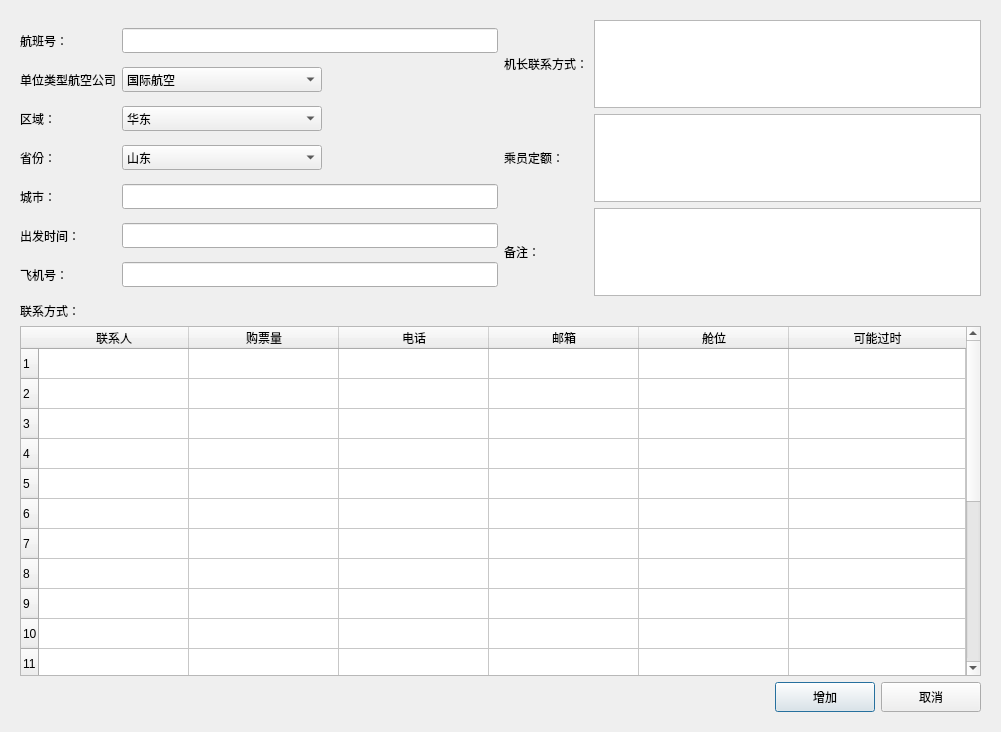
<?xml version="1.0" encoding="UTF-8"?>
<ui version="4.0">
 <class>DlgItem</class>
 <widget class="QDialog" name="DlgItem">
  <property name="geometry">
   <rect>
    <x>0</x>
    <y>0</y>
    <width>1001</width>
    <height>732</height>
   </rect>
  </property>
  <property name="windowTitle">
   <string>编辑航班信息</string>
  </property>
  <layout class="QVBoxLayout" name="verticalLayout">
   <property name="spacing">
    <number>6</number>
   </property>
   <property name="leftMargin">
    <number>20</number>
   </property>
   <property name="topMargin">
    <number>20</number>
   </property>
   <property name="rightMargin">
    <number>20</number>
   </property>
   <property name="bottomMargin">
    <number>20</number>
   </property>
   <item>
    <layout class="QHBoxLayout" name="horizontalLayout_2">
     <item>
      <layout class="QGridLayout" name="gridLayout_2">
       <item row="0" column="0">
        <widget class="QLabel" name="label_6">
         <property name="text">
          <string>航班号：</string>
         </property>
        </widget>
       </item>
       <item row="0" column="1">
        <widget class="QLineEdit" name="edit1">
         <property name="minimumSize">
          <size>
           <width>0</width>
           <height>25</height>
          </size>
         </property>
         <property name="maximumSize">
          <size>
           <width>400</width>
           <height>16777215</height>
          </size>
         </property>
        </widget>
       </item>
       <item row="1" column="0">
        <widget class="QLabel" name="label_7">
         <property name="text">
          <string>单位类型航空公司</string>
         </property>
        </widget>
       </item>
       <item row="1" column="1">
        <widget class="QComboBox" name="combo1">
         <property name="minimumSize">
          <size>
           <width>0</width>
           <height>25</height>
          </size>
         </property>
         <property name="maximumSize">
          <size>
           <width>200</width>
           <height>16777215</height>
          </size>
         </property>
         <item>
          <property name="text">
           <string>国际航空</string>
          </property>
         </item>
         <item>
          <property name="text">
           <string>南方航空</string>
          </property>
         </item>
         <item>
          <property name="text">
           <string>海南航空</string>
          </property>
         </item>
         <item>
          <property name="text">
           <string>长沙航空</string>
          </property>
         </item>
         <item>
          <property name="text">
           <string>深圳航空</string>
          </property>
         </item>
         <item>
          <property name="text">
           <string>东方航空</string>
          </property>
         </item>
         <item>
          <property name="text">
           <string>厦门航空</string>
          </property>
         </item>
         <item>
          <property name="text">
           <string>四川航空</string>
          </property>
         </item>
        </widget>
       </item>
       <item row="2" column="0">
        <widget class="QLabel" name="label">
         <property name="text">
          <string>区域：</string>
         </property>
        </widget>
       </item>
       <item row="2" column="1">
        <widget class="QComboBox" name="combo2">
         <property name="minimumSize">
          <size>
           <width>0</width>
           <height>25</height>
          </size>
         </property>
         <property name="maximumSize">
          <size>
           <width>200</width>
           <height>16777215</height>
          </size>
         </property>
         <item>
          <property name="text">
           <string>华东</string>
          </property>
         </item>
         <item>
          <property name="text">
           <string>华南</string>
          </property>
         </item>
         <item>
          <property name="text">
           <string>华中</string>
          </property>
         </item>
         <item>
          <property name="text">
           <string>华北</string>
          </property>
         </item>
         <item>
          <property name="text">
           <string>其他</string>
          </property>
         </item>
         <item>
          <property name="text">
           <string>外</string>
          </property>
         </item>
        </widget>
       </item>
       <item row="3" column="0">
        <widget class="QLabel" name="label_2">
         <property name="text">
          <string>省份：</string>
         </property>
        </widget>
       </item>
       <item row="3" column="1">
        <widget class="QComboBox" name="combo3">
         <property name="minimumSize">
          <size>
           <width>0</width>
           <height>25</height>
          </size>
         </property>
         <property name="maximumSize">
          <size>
           <width>200</width>
           <height>16777215</height>
          </size>
         </property>
         <item>
          <property name="text">
           <string>山东</string>
          </property>
         </item>
         <item>
          <property name="text">
           <string>浙江</string>
          </property>
         </item>
         <item>
          <property name="text">
           <string>江苏</string>
          </property>
         </item>
         <item>
          <property name="text">
           <string>安徽</string>
          </property>
         </item>
         <item>
          <property name="text">
           <string>上海</string>
          </property>
         </item>
         <item>
          <property name="text">
           <string>福建</string>
          </property>
         </item>
         <item>
          <property name="text">
           <string>湖北</string>
          </property>
         </item>
         <item>
          <property name="text">
           <string>湖南</string>
          </property>
         </item>
         <item>
          <property name="text">
           <string>河南</string>
          </property>
         </item>
         <item>
          <property name="text">
           <string>江西</string>
          </property>
         </item>
         <item>
          <property name="text">
           <string>北京</string>
          </property>
         </item>
         <item>
          <property name="text">
           <string>天津</string>
          </property>
         </item>
         <item>
          <property name="text">
           <string>河北</string>
          </property>
         </item>
         <item>
          <property name="text">
           <string>山西</string>
          </property>
         </item>
         <item>
          <property name="text">
           <string>内蒙</string>
          </property>
         </item>
         <item>
          <property name="text">
           <string>广东</string>
          </property>
         </item>
         <item>
          <property name="text">
           <string>广西</string>
          </property>
         </item>
         <item>
          <property name="text">
           <string>海南</string>
          </property>
         </item>
         <item>
          <property name="text">
           <string>宁夏</string>
          </property>
         </item>
         <item>
          <property name="text">
           <string>新疆</string>
          </property>
         </item>
         <item>
          <property name="text">
           <string>青海</string>
          </property>
         </item>
         <item>
          <property name="text">
           <string>陕西</string>
          </property>
         </item>
         <item>
          <property name="text">
           <string>甘肃</string>
          </property>
         </item>
         <item>
          <property name="text">
           <string>四川</string>
          </property>
         </item>
         <item>
          <property name="text">
           <string>云南</string>
          </property>
         </item>
         <item>
          <property name="text">
           <string>贵州</string>
          </property>
         </item>
         <item>
          <property name="text">
           <string>西藏</string>
          </property>
         </item>
         <item>
          <property name="text">
           <string>重庆</string>
          </property>
         </item>
         <item>
          <property name="text">
           <string>辽宁</string>
          </property>
         </item>
         <item>
          <property name="text">
           <string>吉林</string>
          </property>
         </item>
         <item>
          <property name="text">
           <string>黑龙江</string>
          </property>
         </item>
        </widget>
       </item>
       <item row="4" column="0">
        <widget class="QLabel" name="label_3">
         <property name="text">
          <string>城市：</string>
         </property>
        </widget>
       </item>
       <item row="4" column="1">
        <widget class="QLineEdit" name="edit2">
         <property name="minimumSize">
          <size>
           <width>0</width>
           <height>25</height>
          </size>
         </property>
         <property name="maximumSize">
          <size>
           <width>400</width>
           <height>16777215</height>
          </size>
         </property>
        </widget>
       </item>
       <item row="5" column="0">
        <widget class="QLabel" name="label_4">
         <property name="text">
          <string>出发时间：</string>
         </property>
        </widget>
       </item>
       <item row="5" column="1">
        <widget class="QLineEdit" name="edit3">
         <property name="minimumSize">
          <size>
           <width>0</width>
           <height>25</height>
          </size>
         </property>
         <property name="maximumSize">
          <size>
           <width>400</width>
           <height>16777215</height>
          </size>
         </property>
        </widget>
       </item>
       <item row="6" column="0">
        <widget class="QLabel" name="label_5">
         <property name="text">
          <string>飞机号：</string>
         </property>
        </widget>
       </item>
       <item row="6" column="1">
        <widget class="QLineEdit" name="edit4">
         <property name="minimumSize">
          <size>
           <width>0</width>
           <height>25</height>
          </size>
         </property>
         <property name="maximumSize">
          <size>
           <width>400</width>
           <height>16777215</height>
          </size>
         </property>
        </widget>
       </item>
      </layout>
     </item>
     <item>
      <layout class="QGridLayout" name="gridLayout">
       <item row="0" column="0">
        <widget class="QLabel" name="label_8">
         <property name="text">
          <string>机长联系方式：</string>
         </property>
        </widget>
       </item>
       <item row="0" column="1">
        <widget class="QTextEdit" name="textEdit"/>
       </item>
       <item row="1" column="0">
        <widget class="QLabel" name="label_10">
         <property name="text">
          <string>乘员定额：</string>
         </property>
        </widget>
       </item>
       <item row="1" column="1">
        <widget class="QTextEdit" name="textEdit2"/>
       </item>
       <item row="2" column="0">
        <widget class="QLabel" name="label_11">
         <property name="text">
          <string>备注：</string>
         </property>
        </widget>
       </item>
       <item row="2" column="1">
        <widget class="QTextEdit" name="textEdit3"/>
       </item>
      </layout>
     </item>
    </layout>
   </item>
   <item>
    <widget class="QLabel" name="label_9">
     <property name="text">
      <string>联系方式：</string>
     </property>
    </widget>
   </item>
   <item>
    <widget class="QTableWidget" name="tableWidget">
     <property name="minimumSize">
      <size>
       <width>0</width>
       <height>350</height>
      </size>
     </property>
     <attribute name="horizontalHeaderCascadingSectionResizes">
      <bool>false</bool>
     </attribute>
     <attribute name="horizontalHeaderMinimumSectionSize">
      <number>100</number>
     </attribute>
     <attribute name="horizontalHeaderDefaultSectionSize">
      <number>150</number>
     </attribute>
     <attribute name="horizontalHeaderStretchLastSection">
      <bool>true</bool>
     </attribute>
     <row>
      <property name="text">
       <string>1</string>
      </property>
     </row>
     <row>
      <property name="text">
       <string>2</string>
      </property>
     </row>
     <row>
      <property name="text">
       <string>3</string>
      </property>
     </row>
     <row>
      <property name="text">
       <string>4</string>
      </property>
     </row>
     <row>
      <property name="text">
       <string>5</string>
      </property>
     </row>
     <row>
      <property name="text">
       <string>6</string>
      </property>
     </row>
     <row>
      <property name="text">
       <string>7</string>
      </property>
     </row>
     <row>
      <property name="text">
       <string>8</string>
      </property>
     </row>
     <row>
      <property name="text">
       <string>9</string>
      </property>
     </row>
     <row>
      <property name="text">
       <string>10</string>
      </property>
     </row>
     <row>
      <property name="text">
       <string>11</string>
      </property>
     </row>
     <row>
      <property name="text">
       <string>12</string>
      </property>
     </row>
     <row>
      <property name="text">
       <string>13</string>
      </property>
     </row>
     <row>
      <property name="text">
       <string>14</string>
      </property>
     </row>
     <row>
      <property name="text">
       <string>15</string>
      </property>
     </row>
     <row>
      <property name="text">
       <string>16</string>
      </property>
     </row>
     <row>
      <property name="text">
       <string>17</string>
      </property>
     </row>
     <row>
      <property name="text">
       <string>18</string>
      </property>
     </row>
     <row>
      <property name="text">
       <string>19</string>
      </property>
     </row>
     <row>
      <property name="text">
       <string>20</string>
      </property>
     </row>
     <column>
      <property name="text">
       <string>联系人</string>
      </property>
     </column>
     <column>
      <property name="text">
       <string>购票量</string>
      </property>
     </column>
     <column>
      <property name="text">
       <string>电话</string>
      </property>
     </column>
     <column>
      <property name="text">
       <string>邮箱</string>
      </property>
     </column>
     <column>
      <property name="text">
       <string>舱位</string>
      </property>
     </column>
     <column>
      <property name="text">
       <string>可能过时</string>
      </property>
     </column>
    </widget>
   </item>
   <item>
    <layout class="QHBoxLayout" name="horizontalLayout">
     <item>
      <widget class="QLabel" name="labelTip">
       <property name="minimumSize">
        <size>
         <width>400</width>
         <height>0</height>
        </size>
       </property>
       <property name="text">
        <string/>
       </property>
      </widget>
     </item>
     <item>
      <spacer name="horizontalSpacer">
       <property name="orientation">
        <enum>Qt::Horizontal</enum>
       </property>
       <property name="sizeHint" stdset="0">
        <size>
         <width>40</width>
         <height>20</height>
        </size>
       </property>
      </spacer>
     </item>
     <item>
      <widget class="QPushButton" name="btnAdd">
       <property name="minimumSize">
        <size>
         <width>100</width>
         <height>30</height>
        </size>
       </property>
       <property name="text">
        <string>增加</string>
       </property>
      </widget>
     </item>
     <item>
      <widget class="QPushButton" name="btnCancel">
       <property name="minimumSize">
        <size>
         <width>100</width>
         <height>30</height>
        </size>
       </property>
       <property name="text">
        <string>取消</string>
       </property>
      </widget>
     </item>
    </layout>
   </item>
  </layout>
 </widget>
 <resources/>
 <connections/>
</ui>
